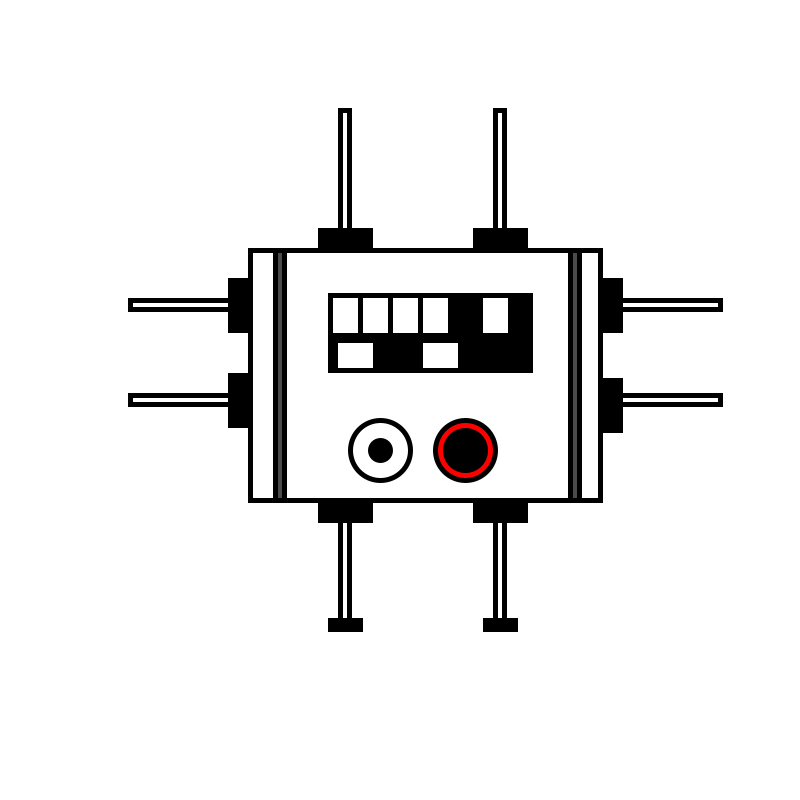
Frame 1 (no input)
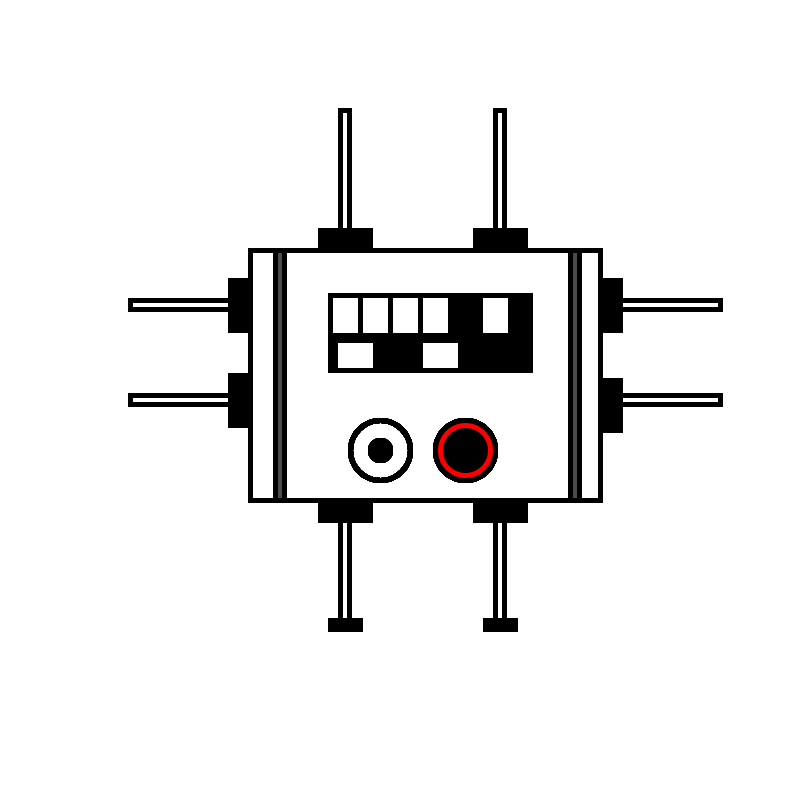
Frame 60 (the mouse pressed at the canvas centre just before this capture)
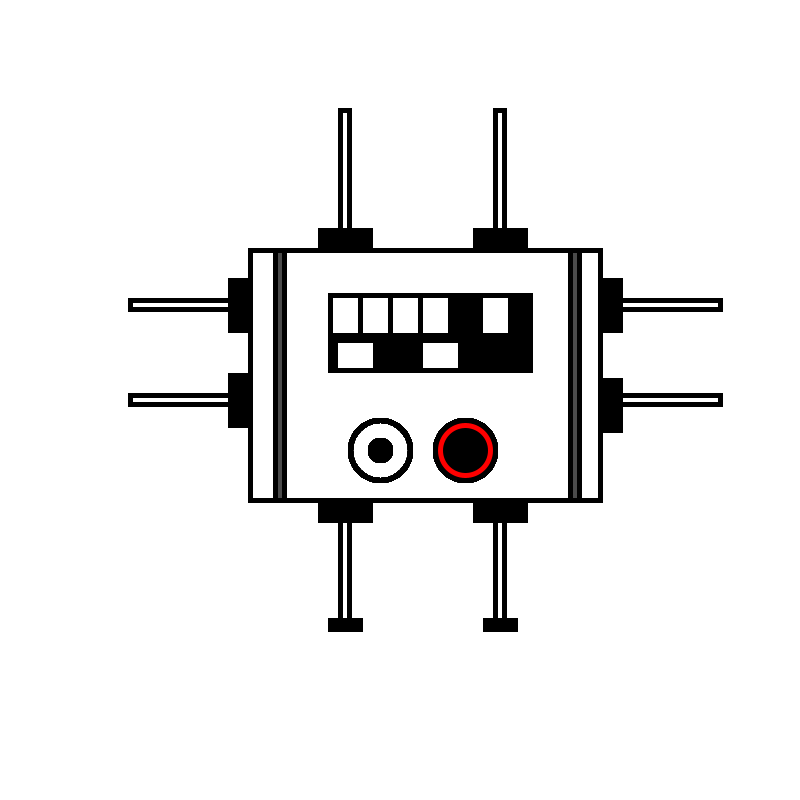
Frame 120 (the mouse held since frame 60 and released just before this capture)

The Processing sketch that drew these frames (run headless with seeded random() and noise(); from frame 60 on, the mouse is pressed at the canvas centre):

// Processing sketch: processing_51140
// ── processing_51140.pde

// Ariel Leath code assignment 1 - Bestiary
// Jan 27, 2012

int x;
int y;

void setup (){
smooth();
size(800,800);
background(255);
}

void draw (){
  x=400;
  println(x);
  y=300;
  println(y);

// begin drawing "cop" monster
// body
strokeWeight(5);
fill(255,0);
rect(x-150,y-50,350,250);

// mouth
fill(0);
stroke(0);
rect(x-70,y-5,200,75);
noFill();

// "bottom" teeth
fill(255);
stroke(255);
rect(x-65,300,20,30);
rect(x-35,300,20,30);
rect(x-5,300,20,30);
rect(x+25,300,20,30);
rect(x+85,300,20,30);

// "top" teeth
rect(x-60,y+45,30,20);
rect(x+25,y+45,30,20);


// left eye
stroke(0);
fill(255,0,0);
ellipse(x+65,y+150,60,60);
noFill();
ellipse(x-20,y+150,60,60);

// right eye
fill(0);
ellipse(x+65,y+150,40,40);
ellipse(x-20,y+150,20,20);
noFill();

// legs...? arms...?

// left base leg
rect(x-60,y+200,9,120);
fill(0);
rect(x-80,y+200,50,20);
//foot
rect(x-70,y+320,30,9);

// right base leg
noFill();
rect(x+95,y+200,9,120);
fill(0);
rect(x+75,y+200,50,20);
//foot
rect(x+85,y+320,30,9);
noFill();

//right side arms
//top
rect(x+200,y,120,9);
fill(0);
rect(x+200,y-20,20,50);
noFill();
//bottom
rect(x+200,y+95,120,9);
fill(0);
rect(x+200,y+80,20,50);
noFill();

//left side arms
//bottom
rect(x-270,y+95,120,9);
fill(0);
rect(x-170,y+75,20,50);
noFill();
//top
rect(x-270,y,120,9);
fill(0);
rect(x-170,y-20,20,50);
noFill();

//top arms
// top arm left
rect(x-60,y-190,9,120);
fill(0);
rect(x-80,y-70,50,20);
noFill();
// top arm right
rect(x+95,y-190,9,120);
fill(0);
rect(x+75,y-70,50,20);
noFill();

//straps
fill(75);
rect(x-125,y-50,9,250);
rect(x+170,y-50,9,250);

//c'est complete
}
